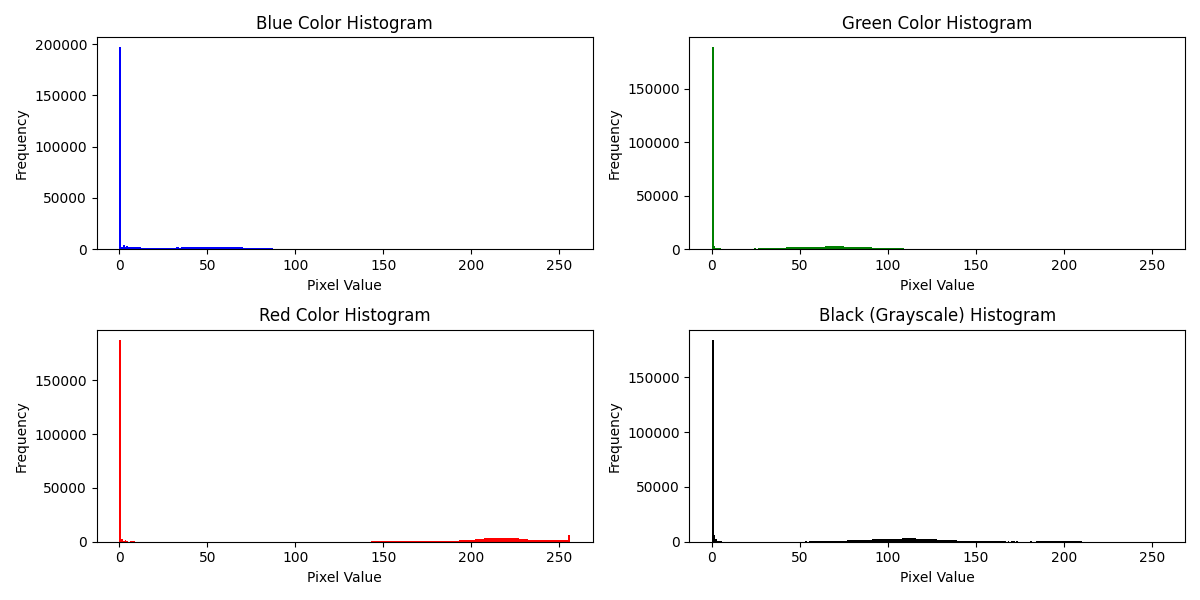
#> input picture features/assets/histogram/histogram_plot.png, 1200 x 600 px
$ python histogram.py assets/histogram/histogram_plot.png
#> lines starting #> are read from the running program, lines starting #| are printed output that depends on the picture
import cv2
import matplotlib.pyplot as plt
import sys
import numpy as np
import json

image_path = sys.argv[1]
img = cv2.imread(image_path)
#> img is the input picture: shape (600, 1200, 3); mean B, G, R 248.9, 248.8, 249
b, g, r = cv2.split(img)

plt.figure(figsize=(12, 6))

plt.subplot(221)
plt.hist(b.ravel(), 256, [0, 256], color='blue')
plt.title('Blue Color Histogram')
plt.xlabel('Pixel Value')
plt.ylabel('Frequency')

plt.subplot(222)
plt.hist(g.ravel(), 256, [0, 256], color='green')
plt.title('Green Color Histogram')
plt.xlabel('Pixel Value')
plt.ylabel('Frequency')

plt.subplot(223)
plt.hist(r.ravel(), 256, [0, 256], color='red')
plt.title('Red Color Histogram')
plt.xlabel('Pixel Value')
plt.ylabel('Frequency')

# Convert the image to grayscale
gray_img = cv2.cvtColor(img, cv2.COLOR_BGR2GRAY)

plt.subplot(224)
plt.hist(gray_img.ravel(), 256, [0, 256], color='black')
plt.title('Black (Grayscale) Histogram')
plt.xlabel('Pixel Value')
plt.ylabel('Frequency')

plt.tight_layout()
# plt.show()
histogram_img = "assets/histogram/histogram_plot.png"
plt.savefig(histogram_img)
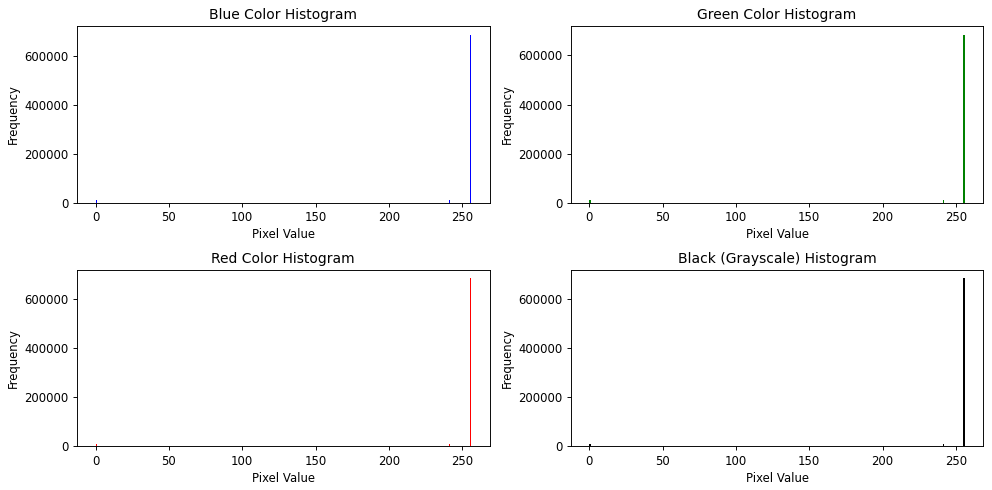
#> figure drawn by matplotlib, 4 panels; panel 1: tallest bar 685870 high, from x = 255 to 256; panel 2: tallest bar 685377 high, from x = 255 to 256; panel 3: tallest bar 685993 high, from x = 255 to 256; panel 4: tallest bar 685377 high, from x = 255 to 256
# print(histogram_img)

# Binary Projection
img = cv2.imread(image_path,0)
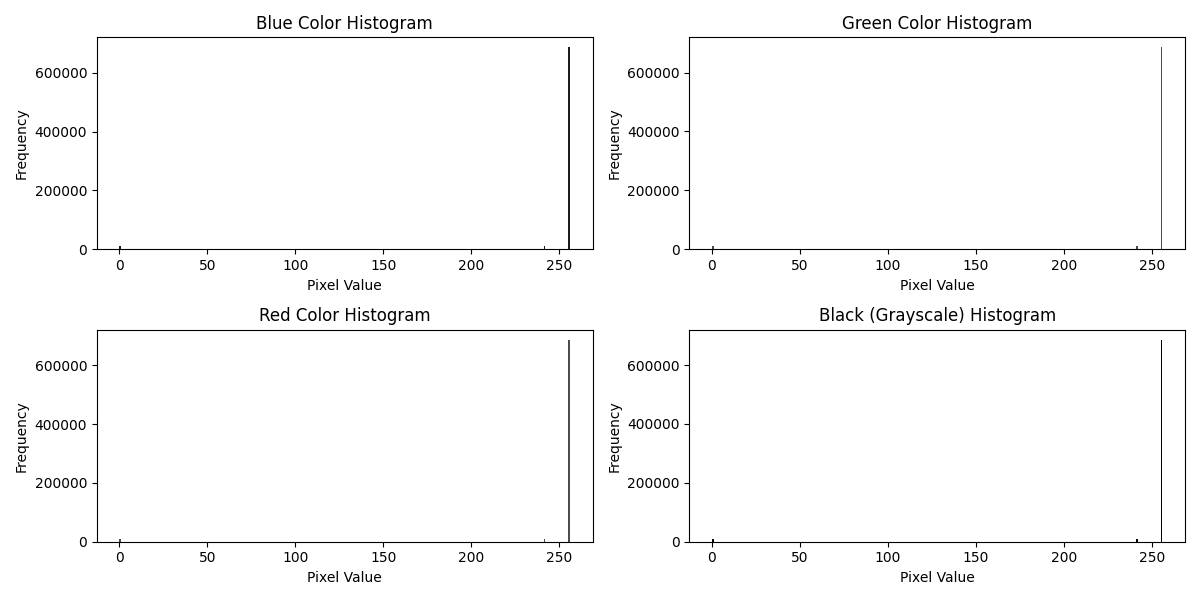
#> img: shape (600, 1200); min 0, max 255, mean 249.4

ret, img_bin = cv2.threshold(img, 127, 255, cv2.THRESH_BINARY)
#> img_bin: shape (600, 1200); 97.8% white; black in thin lines or dots

horizontal_projection = np.sum(img_bin, axis=1)
#> horizontal_projection = 600 values, max 306000 at index 0, min 48450 at index 249, mean 299316.9

vertical_projection = np.sum(img_bin, axis=0)
#> vertical_projection = 1200 values, max 153000 at index 0, min 44370 at index 97, mean 149658.4

plt.figure(figsize=(10,8))

plt.subplot(2, 1, 1)
plt.hist(horizontal_projection, bins=256, color='black')
plt.gca().invert_yaxis()
plt.gca().set_facecolor('white')
plt.grid(color='gray', linestyle='--', linewidth=0.5)
plt.title('Horizontal Projection')

plt.subplot(2, 1, 2)
plt.hist(vertical_projection, bins=256, color='black')
plt.gca().set_facecolor('white')
plt.grid(color='gray', linestyle='--', linewidth=0.5)
plt.title('Vertical Projection')

# plt.show()
binaryProjection_img = "assets/histogram/binaryProjection_img.png"
plt.savefig(binaryProjection_img)
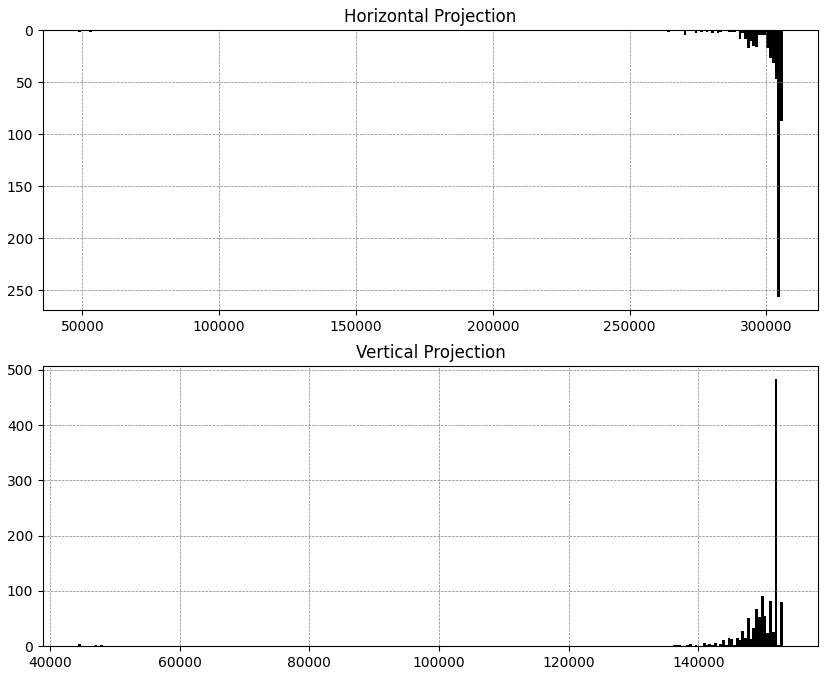
#> figure drawn by matplotlib, 2 panels; panel 1: tallest bar 256 high, from x = 303987.9 to 304993.9; panel 2: tallest bar 483 high, from x = 151727 to 152151.3
plt.close()


data = {
    "histogramGraph": histogram_img,
    "binaryProjection": binaryProjection_img,
    # add more data if needed
}

# Convert data to JSON
json_data = json.dumps(data)

print(json_data)
plt.close()
